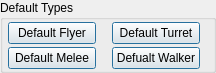
    <widget class="QGroupBox" name="IDC_STATIC_24">
      <property name="geometry">
        <rect>
          <x>8</x>
          <y>187</y>
          <width>216</width>
          <height>73</height>
        </rect>
      </property>
      <property name="title">
        <string>Default Types</string>
      </property>
      <property name="visible">
        <bool>true</bool>
      </property>
      <property name="enabled">
        <bool>true</bool>
      </property>
      <property name="flat">
        <bool>false</bool>
      </property>
      <widget class="QPushButton" name="IDC_AI_FLYER_BUTTON">
        <property name="geometry">
          <rect>
            <x>8</x>
            <y>22</y>
            <width>88</width>
            <height>22</height>
          </rect>
        </property>
        <property name="text">
          <string>Default Flyer</string>
        </property>
        <property name="visible">
          <bool>true</bool>
        </property>
        <property name="enabled">
          <bool>true</bool>
        </property>
        <property name="default">
          <bool>true</bool>
        </property>
        <property name="autoDefault">
          <bool>true</bool>
        </property>
      </widget>
      <widget class="QPushButton" name="IDC_AI_TURRET_BUTTON">
        <property name="geometry">
          <rect>
            <x>112</x>
            <y>22</y>
            <width>88</width>
            <height>22</height>
          </rect>
        </property>
        <property name="text">
          <string>Default Turret</string>
        </property>
        <property name="visible">
          <bool>true</bool>
        </property>
        <property name="enabled">
          <bool>true</bool>
        </property>
        <property name="default">
          <bool>true</bool>
        </property>
        <property name="autoDefault">
          <bool>true</bool>
        </property>
      </widget>
      <widget class="QPushButton" name="IDC_AI_MELEE_BUTTON">
        <property name="geometry">
          <rect>
            <x>8</x>
            <y>47</y>
            <width>88</width>
            <height>22</height>
          </rect>
        </property>
        <property name="text">
          <string>Default Melee</string>
        </property>
        <property name="visible">
          <bool>true</bool>
        </property>
        <property name="enabled">
          <bool>true</bool>
        </property>
        <property name="default">
          <bool>true</bool>
        </property>
        <property name="autoDefault">
          <bool>true</bool>
        </property>
      </widget>
      <widget class="QPushButton" name="IDC_AI_WALKER_BUTTON">
        <property name="geometry">
          <rect>
            <x>112</x>
            <y>47</y>
            <width>88</width>
            <height>22</height>
          </rect>
        </property>
        <property name="text">
          <string>Defualt Walker</string>
        </property>
        <property name="visible">
          <bool>true</bool>
        </property>
        <property name="enabled">
          <bool>true</bool>
        </property>
        <property name="default">
          <bool>true</bool>
        </property>
        <property name="autoDefault">
          <bool>true</bool>
        </property>
      </widget>
    </widget>
